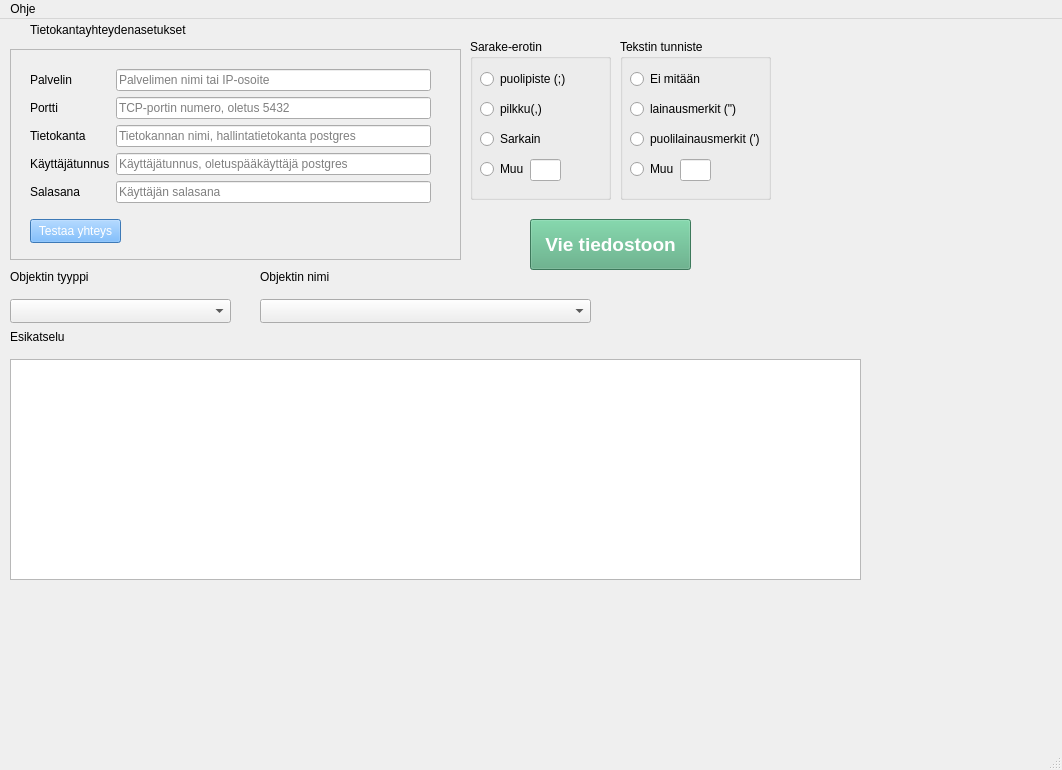
<?xml version="1.0" encoding="UTF-8"?>
<ui version="4.0">
 <class>MainWindow</class>
 <widget class="QMainWindow" name="MainWindow">
  <property name="geometry">
   <rect>
    <x>0</x>
    <y>0</y>
    <width>1062</width>
    <height>770</height>
   </rect>
  </property>
  <property name="windowTitle">
   <string>MainWindow</string>
  </property>
  <widget class="QWidget" name="centralwidget">
   <widget class="QFrame" name="dbSettingsFrame">
    <property name="geometry">
     <rect>
      <x>10</x>
      <y>30</y>
      <width>451</width>
      <height>211</height>
     </rect>
    </property>
    <property name="frameShape">
     <enum>QFrame::Shape::StyledPanel</enum>
    </property>
    <property name="frameShadow">
     <enum>QFrame::Shadow::Raised</enum>
    </property>
    <widget class="QPushButton" name="testConnectionPushButton">
     <property name="geometry">
      <rect>
       <x>20</x>
       <y>170</y>
       <width>91</width>
       <height>24</height>
      </rect>
     </property>
     <property name="styleSheet">
      <string notr="true">background-color: rgb(85, 170, 255);
color: rgb(255, 255, 255);</string>
     </property>
     <property name="text">
      <string>Testaa yhteys</string>
     </property>
    </widget>
    <widget class="QWidget" name="layoutWidget">
     <property name="geometry">
      <rect>
       <x>20</x>
       <y>20</y>
       <width>401</width>
       <height>136</height>
      </rect>
     </property>
     <layout class="QGridLayout" name="gridLayout">
      <item row="0" column="0">
       <widget class="QLabel" name="ServerLabel">
        <property name="text">
         <string>Palvelin</string>
        </property>
       </widget>
      </item>
      <item row="0" column="1">
       <widget class="QLineEdit" name="serverLineEdit">
        <property name="placeholderText">
         <string>Palvelimen nimi tai IP-osoite</string>
        </property>
       </widget>
      </item>
      <item row="1" column="0">
       <widget class="QLabel" name="portLabel">
        <property name="text">
         <string>Portti</string>
        </property>
       </widget>
      </item>
      <item row="1" column="1">
       <widget class="QLineEdit" name="portLineEdit">
        <property name="placeholderText">
         <string>TCP-portin numero, oletus 5432</string>
        </property>
       </widget>
      </item>
      <item row="2" column="0">
       <widget class="QLabel" name="databaseLabel">
        <property name="text">
         <string>Tietokanta</string>
        </property>
       </widget>
      </item>
      <item row="2" column="1">
       <widget class="QLineEdit" name="databaseLineEdit">
        <property name="placeholderText">
         <string>Tietokannan nimi, hallintatietokanta postgres</string>
        </property>
       </widget>
      </item>
      <item row="3" column="0">
       <widget class="QLabel" name="userNameLabel">
        <property name="text">
         <string>Käyttäjätunnus</string>
        </property>
       </widget>
      </item>
      <item row="3" column="1">
       <widget class="QLineEdit" name="userNameLineEdit">
        <property name="placeholderText">
         <string>Käyttäjätunnus, oletuspääkäyttäjä postgres</string>
        </property>
       </widget>
      </item>
      <item row="4" column="0">
       <widget class="QLabel" name="passwordLabel">
        <property name="text">
         <string>Salasana</string>
        </property>
       </widget>
      </item>
      <item row="4" column="1">
       <widget class="QLineEdit" name="passwordLineEdit">
        <property name="placeholderText">
         <string>Käyttäjän salasana</string>
        </property>
       </widget>
      </item>
     </layout>
    </widget>
   </widget>
   <widget class="QLabel" name="dbSettingsLabel">
    <property name="geometry">
     <rect>
      <x>30</x>
      <y>0</y>
      <width>171</width>
      <height>21</height>
     </rect>
    </property>
    <property name="text">
     <string>Tietokantayhteydenasetukset</string>
    </property>
   </widget>
   <widget class="QLabel" name="objectNameLabel">
    <property name="geometry">
     <rect>
      <x>260</x>
      <y>250</y>
      <width>101</width>
      <height>16</height>
     </rect>
    </property>
    <property name="text">
     <string>Objektin nimi</string>
    </property>
   </widget>
   <widget class="QPushButton" name="exportPushButton">
    <property name="geometry">
     <rect>
      <x>530</x>
      <y>200</y>
      <width>161</width>
      <height>51</height>
     </rect>
    </property>
    <property name="font">
     <font>
      <pointsize>14</pointsize>
      <bold>true</bold>
     </font>
    </property>
    <property name="styleSheet">
     <string notr="true">background-color: rgb(85, 170, 127);
color: rgb(255, 255, 255);</string>
    </property>
    <property name="text">
     <string>Vie tiedostoon</string>
    </property>
   </widget>
   <widget class="QTableWidget" name="previewTableWidget">
    <property name="geometry">
     <rect>
      <x>10</x>
      <y>340</y>
      <width>851</width>
      <height>221</height>
     </rect>
    </property>
   </widget>
   <widget class="QLabel" name="previewLabel">
    <property name="geometry">
     <rect>
      <x>10</x>
      <y>310</y>
      <width>151</width>
      <height>16</height>
     </rect>
    </property>
    <property name="text">
     <string>Esikatselu</string>
    </property>
   </widget>
   <widget class="QComboBox" name="objectTypeComboBox">
    <property name="geometry">
     <rect>
      <x>10</x>
      <y>280</y>
      <width>221</width>
      <height>24</height>
     </rect>
    </property>
   </widget>
   <widget class="QComboBox" name="objectNameComboBox">
    <property name="geometry">
     <rect>
      <x>260</x>
      <y>280</y>
      <width>331</width>
      <height>24</height>
     </rect>
    </property>
   </widget>
   <widget class="QLabel" name="objectTypeLabel">
    <property name="geometry">
     <rect>
      <x>10</x>
      <y>250</y>
      <width>131</width>
      <height>16</height>
     </rect>
    </property>
    <property name="text">
     <string>Objektin tyyppi</string>
    </property>
   </widget>
   <widget class="QGroupBox" name="groupBox">
    <property name="geometry">
     <rect>
      <x>470</x>
      <y>20</y>
      <width>141</width>
      <height>161</height>
     </rect>
    </property>
    <property name="title">
     <string>Sarake-erotin </string>
    </property>
    <widget class="QRadioButton" name="radioButton">
     <property name="geometry">
      <rect>
       <x>10</x>
       <y>60</y>
       <width>92</width>
       <height>20</height>
      </rect>
     </property>
     <property name="text">
      <string>pilkku(,)</string>
     </property>
    </widget>
    <widget class="QRadioButton" name="radioButton_2">
     <property name="geometry">
      <rect>
       <x>10</x>
       <y>30</y>
       <width>92</width>
       <height>20</height>
      </rect>
     </property>
     <property name="text">
      <string>puolipiste (;)</string>
     </property>
    </widget>
    <widget class="QRadioButton" name="radioButton_3">
     <property name="geometry">
      <rect>
       <x>10</x>
       <y>90</y>
       <width>92</width>
       <height>20</height>
      </rect>
     </property>
     <property name="text">
      <string>Sarkain </string>
     </property>
    </widget>
    <widget class="QRadioButton" name="radioButton_4">
     <property name="geometry">
      <rect>
       <x>10</x>
       <y>120</y>
       <width>92</width>
       <height>20</height>
      </rect>
     </property>
     <property name="text">
      <string>Muu</string>
     </property>
    </widget>
    <widget class="QLineEdit" name="lineEdit">
     <property name="geometry">
      <rect>
       <x>60</x>
       <y>120</y>
       <width>31</width>
       <height>22</height>
      </rect>
     </property>
    </widget>
   </widget>
   <widget class="QGroupBox" name="groupBox_2">
    <property name="geometry">
     <rect>
      <x>620</x>
      <y>20</y>
      <width>151</width>
      <height>161</height>
     </rect>
    </property>
    <property name="title">
     <string>Tekstin tunniste</string>
    </property>
    <widget class="QRadioButton" name="radioButton_5">
     <property name="geometry">
      <rect>
       <x>10</x>
       <y>60</y>
       <width>151</width>
       <height>20</height>
      </rect>
     </property>
     <property name="text">
      <string>lainausmerkit (&quot;)</string>
     </property>
    </widget>
    <widget class="QRadioButton" name="radioButton_6">
     <property name="geometry">
      <rect>
       <x>10</x>
       <y>90</y>
       <width>151</width>
       <height>20</height>
      </rect>
     </property>
     <property name="text">
      <string>puolilainausmerkit (')</string>
     </property>
    </widget>
    <widget class="QRadioButton" name="radioButton_7">
     <property name="geometry">
      <rect>
       <x>10</x>
       <y>30</y>
       <width>92</width>
       <height>20</height>
      </rect>
     </property>
     <property name="text">
      <string>Ei mitään</string>
     </property>
    </widget>
    <widget class="QRadioButton" name="radioButton_8">
     <property name="geometry">
      <rect>
       <x>10</x>
       <y>120</y>
       <width>92</width>
       <height>20</height>
      </rect>
     </property>
     <property name="text">
      <string>Muu</string>
     </property>
    </widget>
    <widget class="QLineEdit" name="lineEdit_2">
     <property name="geometry">
      <rect>
       <x>60</x>
       <y>120</y>
       <width>31</width>
       <height>22</height>
      </rect>
     </property>
    </widget>
   </widget>
  </widget>
  <widget class="QMenuBar" name="menubar">
   <property name="geometry">
    <rect>
     <x>0</x>
     <y>0</y>
     <width>1062</width>
     <height>33</height>
    </rect>
   </property>
   <widget class="QMenu" name="menuOhje">
    <property name="title">
     <string>Ohje</string>
    </property>
   </widget>
   <addaction name="menuOhje"/>
  </widget>
  <widget class="QStatusBar" name="statusbar"/>
 </widget>
 <resources/>
 <connections/>
</ui>
